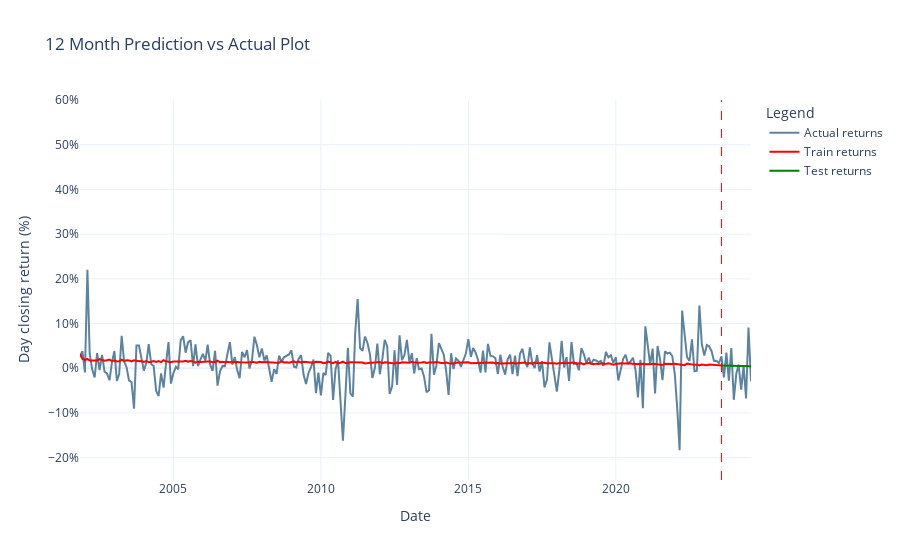

Notebook code for this chart:
### Markdown cell above
### 12 Months Actual vs Prediction

### Code cell
importlib.reload(mpt_utils)
#
y_train_mean_pred_12m, y_test_mean_pred_12m = mpt_utils.get_train_test_mean_pred(y_train_pred_12m, y_test_pred_12m, len(df_pct.columns))
#
plots.generate_timeseries_plot(df_pct, df_tabular_multi, y_train_mean_pred_12m, y_test_mean_pred_12m)

### Figure 1 — Plotly figure (JSON) as saved in the notebook; plotly's stock layout.template omitted (floating-point values rounded to 4 significant figures; data arrays with more than 128 entries replaced by an {"elided": "..."} marker saying what was removed)
{"data": [{"line": {"color": "#5c839f", "width": 2}, "mode": "lines", "name": "Actual returns", "x": {"elided": "274 str values"}, "y": {"elided": "299 float values"}, "type": "scatter"}, {"line": {"color": "red", "width": 2}, "mode": "lines", "name": "Train returns", "x": {"elided": "262 str values"}, "y": {"elided": "262 float values"}, "type": "scatter"}, {"line": {"color": "green", "width": 2}, "mode": "lines", "name": "Test returns", "x": ["2023-08-01", "2023-09-01", "2023-10-01", "2023-11-01", "2023-12-01", "2024-01-01", "2024-02-01", "2024-03-01", "2024-04-01", "2024-05-01", "2024-06-01", "2024-07-01", "2024-08-01"], "y": [0.006099, 0.005963, 0.006491, 0.006529, 0.006063, 0.005342, 0.006045, 0.005649, 0.005658, 0.005694, 0.005913, 0.005161, 0.004716], "type": "scatter"}], "layout": {"shapes": [{"line": {"color": "red", "dash": "dash", "width": 1}, "type": "line", "x0": "2023-08-01", "x1": "2023-08-01", "xref": "x", "y0": 0, "y1": 1, "yref": "y domain"}], "yaxis": {"title": {"text": "Day closing return (%)"}, "tickformat": ".0%", "range": [-0.25, 0.6]}, "title": {"text": "12 Month Prediction vs Actual Plot"}, "xaxis": {"title": {"text": "Date"}}, "legend": {"title": {"text": "Legend"}}}}
